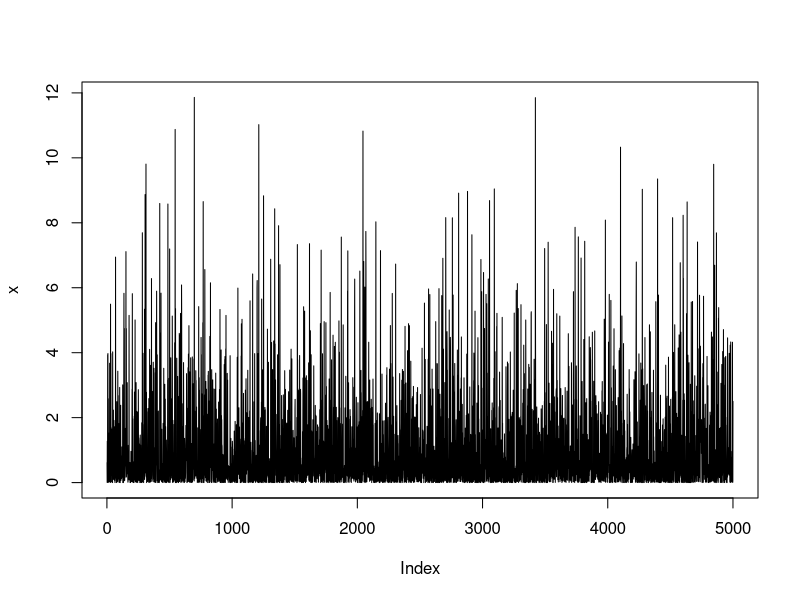
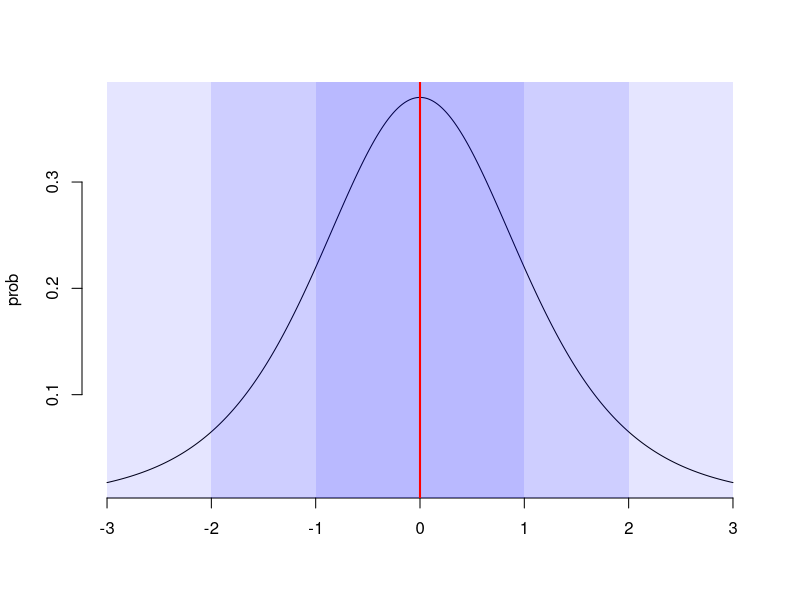
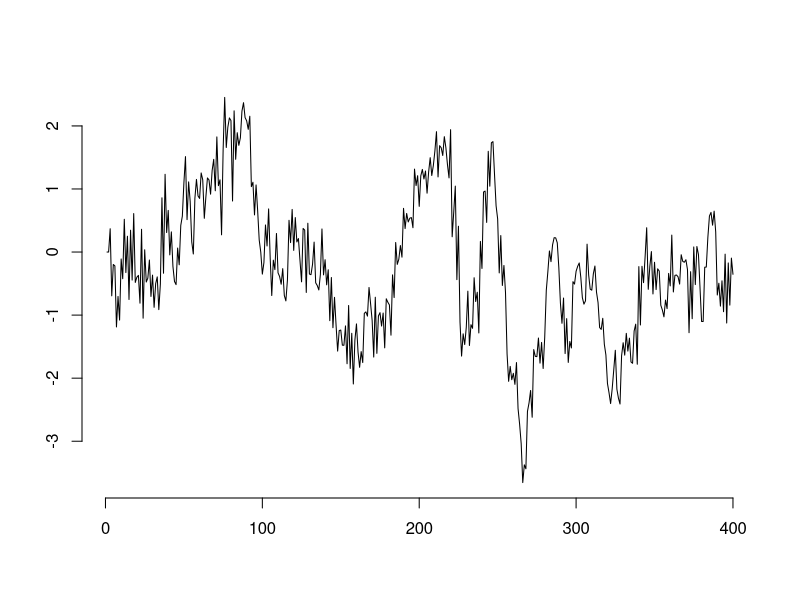
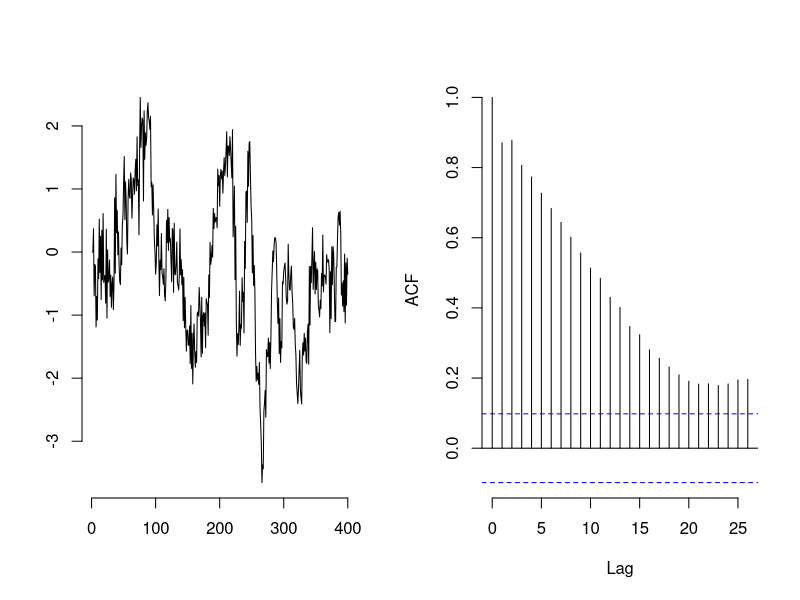
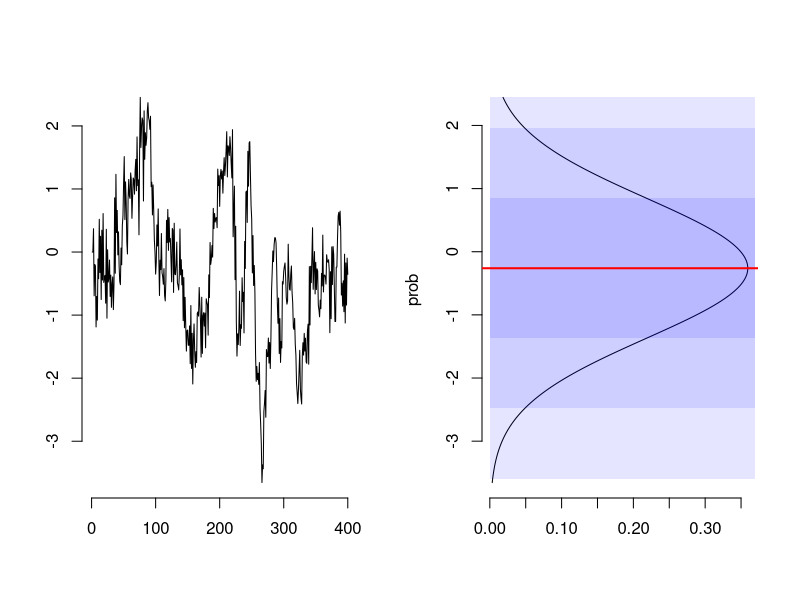
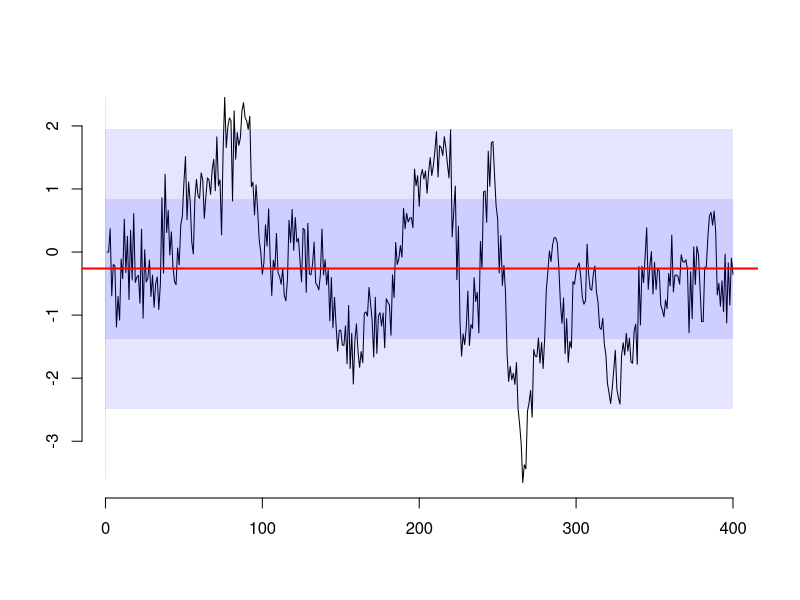
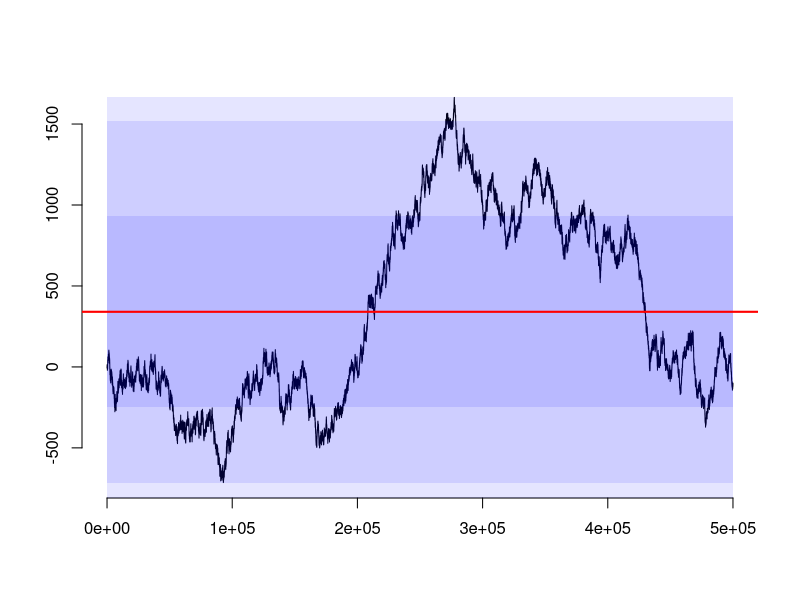
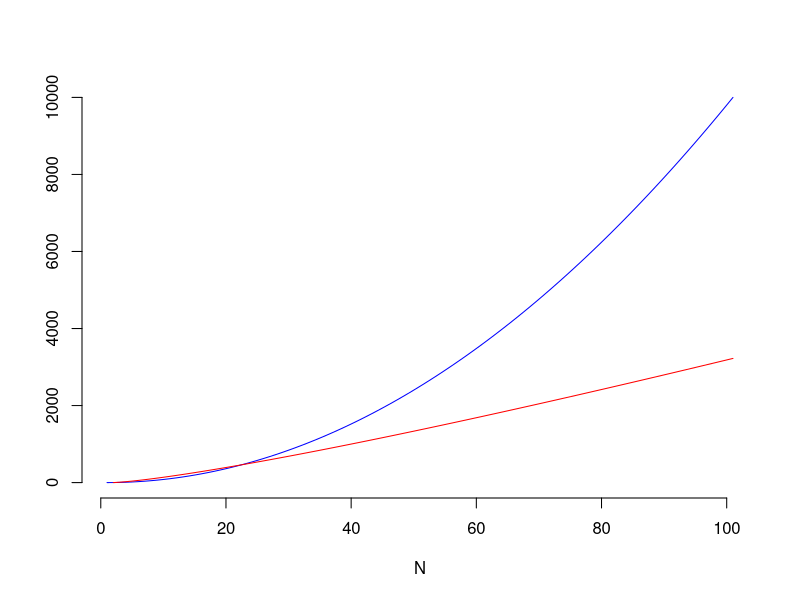

These charts were generated, in order, by the following R code:
N = 5000

set.seed(2017)
x = rchisq(N,1)

plot(x,type='l')

y = seq(-3,3,by=0.01)
plot(y,dt(y,5),type='l',xlab='',ylab='prob',bty='n')
rect(-1,0,1,.4,col=rgb(0,0,1,alpha=.1),border=NA)
rect(-2,0,2,.4,col=rgb(0,0,1,alpha=.1),border=NA)
rect(-3,0,3,.4,col=rgb(0,0,1,alpha=.1),border=NA)
abline(v=0,col='red',lwd=2)




dev.off()

N = 400
set.seed(2017)
e = rnorm(N)
X = rep(0,N)
for(i in 3:length(X)){
  X[i] = 0.5*(X[i-1]+X[i-2]+e[i])
}

plot(X,xlab='',ylab='',type='l',bty='n')

dev.off()

par(mfrow=c(1,2))
plot(X,xlab='',ylab='',type='l',bty='n')
acf(X,bty='n',main='')

dev.off()

par(mfrow=c(1,2))
plot(X,xlab='',ylab='',type='l',bty='n')

y = seq(min(X),max(X),by=0.01)

MM = mean(X)
SSD = sd(X)

plot(dnorm(y,MM,SSD),y,type='l',xlab='',ylab='prob',bty='n')
rect(0,MM-1*SSD,.37,MM+1*SSD,col=rgb(0,0,1,alpha=.1),border=NA)
rect(0,MM-2*SSD,.37,MM+2*SSD,col=rgb(0,0,1,alpha=.1),border=NA)
rect(0,max(MM-3*SSD,min(X)),.37,
     min(MM+3*SSD,max(X)),col=rgb(0,0,1,alpha=.1),border=NA)
abline(h=MM,col='red',lwd=2)

dev.off()


plot(X,xlab='',ylab='',type='l',bty='n')
rect(0,MM-1*SSD,400,MM+1*SSD,col=rgb(0,0,1,alpha=.1),border=NA)
rect(0,MM-2*SSD,400,MM+2*SSD,col=rgb(0,0,1,alpha=.1),border=NA)
rect(0,max(MM-3*SSD,min(X)),.37,
     min(MM+3*SSD,max(X)),col=rgb(0,0,1,alpha=.1),border=NA)
abline(h=MM,col='red',lwd=2)


dev.off()

set.seed(2017)
N = 500000
#e =rchisq(N,1)-1
e = rnorm(N)
xx = rep(0,N)
for(i in 2:N){
  xx[i] = xx[i-1]+2*e[i]
}

MM  = mean(xx)
SSD = sd(xx)

plot(xx,xlab='',ylab='',type='l',bty='n')
rect(0,MM-1*SSD,N,MM+1*SSD,col=rgb(0,0,1,alpha=.1),border=NA)
rect(0,MM-2*SSD,N,MM+2*SSD,col=rgb(0,0,1,alpha=.1),border=NA)
rect(0,max(MM-3*SSD,min(xx)),N,
     min(MM+3*SSD,max(xx)),col=rgb(0,0,1,alpha=.1),border=NA)
abline(h=MM,col='red',lwd=2)




dev.off()
N = 100
s = seq(0,N,by=1)
plot(s*s,type='l',col='blue',bty='n',xlab='N',ylab='')
lines(7*s*log(s),type='l',col='red')





dev.off()

par(mfrow=c(1,2))
plot(X,xlab='t',ylab='mV',type='l',bty='n')

f = Mod(fft(X))
f = f[1:length(f)/2]
plot((f),type='l',bty='n',xlab='Hz',ylab='dB')


plot(dnorm(y,MM,SSD),y,type='l',xlab='',ylab='prob',bty='n')
rect(0,MM-1*SSD,.37,MM+1*SSD,col=rgb(0,0,1,alpha=.1),border=NA)
rect(0,MM-2*SSD,.37,MM+2*SSD,col=rgb(0,0,1,alpha=.1),border=NA)
rect(0,max(MM-3*SSD,min(X)),.37,
     min(MM+3*SSD,max(X)),col=rgb(0,0,1,alpha=.1),border=NA)
abline(h=MM,col='red',lwd=2)

